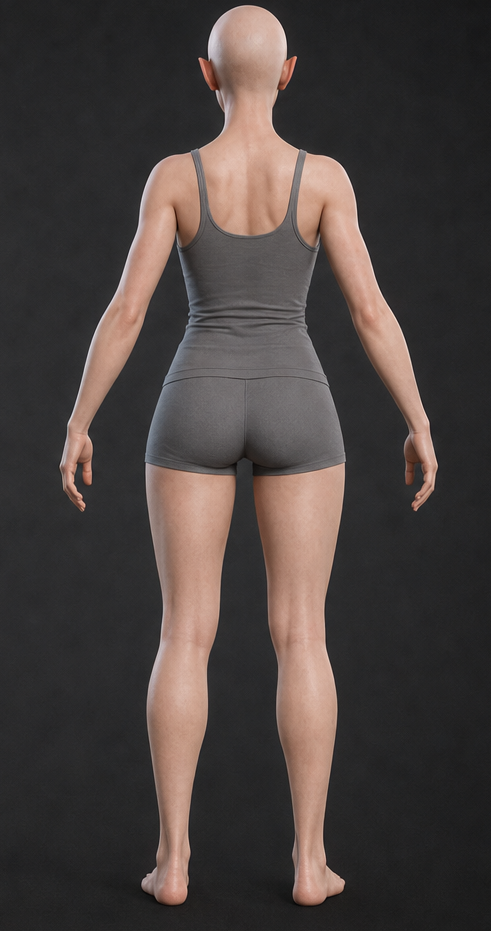
#> input picture animation_images_models/back_bald_elf.png, 491 x 931 px
$ python -i complete_cloak_walk_regions.py   (imports and definitions only)
#> lines starting #> are read from the running program, lines starting #| are printed output that depends on the picture
### tools/finish_component_regions.py
from __future__ import annotations

import argparse
from hashlib import sha256
from io import BytesIO
from pathlib import Path

from PIL import Image


PROJECT_ROOT = Path(__file__).resolve().parents[1]
RGBA = tuple[int, int, int, int]
RGB = tuple[int, int, int]

MARKERS: dict[RGBA, str] = {
    (255, 64, 64, 255): "main",
    (64, 255, 128, 255): "lining",
    (255, 216, 64, 255): "trim",
    (122, 64, 168, 255): "hardware",
    (8, 62, 255, 255): "hood",
}

FOREST_WOOL_PALETTES: dict[str, tuple[RGB, ...]] = {
    "main": (
        (14, 30, 20),
        (22, 45, 27),
        (33, 63, 35),
        (48, 82, 45),
        (70, 105, 62),
    ),
    "lining": (
        (12, 28, 30),
        (18, 43, 44),
        (27, 59, 58),
        (42, 78, 73),
        (62, 99, 91),
    ),
    "trim": (
        (54, 36, 12),
        (88, 59, 19),
        (126, 87, 29),
        (165, 121, 43),
        (207, 165, 71),
    ),
    "hardware": (
        (45, 25, 14),
        (75, 42, 22),
        (111, 65, 31),
        (150, 96, 48),
        (192, 137, 75),
    ),
}

BURGUNDY_VELVET_PALETTES: dict[str, tuple[RGB, ...]] = {
    "main": (
        (43, 14, 25),
        (66, 20, 35),
        (91, 29, 48),
        (121, 42, 63),
        (154, 61, 82),
    ),
    "lining": (
        (25, 20, 30),
        (39, 29, 45),
        (55, 41, 62),
        (76, 57, 82),
        (101, 78, 106),
    ),
    "trim": (
        (59, 39, 13),
        (94, 64, 21),
        (133, 94, 32),
        (174, 132, 49),
        (218, 177, 79),
    ),
    "hardware": (
        (48, 28, 15),
        (78, 46, 24),
        (113, 71, 35),
        (151, 103, 53),
        (194, 146, 82),
    ),
}

STORM_BLUE_SILVER_PALETTES: dict[str, tuple[RGB, ...]] = {
    "main": (
        (14, 24, 38),
        (21, 36, 55),
        (31, 51, 75),
        (45, 70, 99),
        (65, 94, 127),
    ),
    "lining": (
        (19, 25, 31),
        (30, 39, 47),
        (43, 54, 64),
        (60, 73, 84),
        (82, 96, 107),
    ),
    "trim": (
        (48, 55, 61),
        (72, 82, 90),
        (101, 113, 122),
        (136, 149, 157),
        (177, 189, 195),
    ),
    "hardware": (
        (36, 42, 47),
        (57, 66, 72),
        (83, 94, 101),
        (115, 127, 134),
        (154, 165, 171),
    ),
}

AUTUMN_RUSSET_PALETTES: dict[str, tuple[RGB, ...]] = {
    "main": (
        (48, 24, 13),
        (73, 35, 17),
        (101, 49, 22),
        (134, 68, 31),
        (171, 94, 46),
    ),
    "lining": (
        (26, 31, 18),
        (41, 47, 25),
        (59, 65, 34),
        (80, 86, 46),
        (105, 111, 62),
    ),
    "trim": (
        (64, 47, 24),
        (98, 74, 39),
        (135, 105, 58),
        (174, 142, 83),
        (216, 187, 119),
    ),
    "hardware": (
        (48, 27, 14),
        (79, 45, 22),
        (115, 70, 35),
        (154, 103, 55),
        (198, 147, 87),
    ),
}

POINTED_HOOD_GREEN_PALETTES: dict[str, tuple[RGB, ...]] = {
    "main": (
        (15, 31, 17),
        (23, 47, 22),
        (34, 65, 29),
        (50, 85, 39),
        (73, 108, 56),
    ),
    "lining": (
        (12, 28, 30),
        (18, 43, 44),
        (27, 59, 58),
        (42, 78, 73),
        (62, 99, 91),
    ),
    "trim": (
        (25, 34, 13),
        (39, 53, 18),
        (57, 72, 26),
        (78, 94, 39),
        (105, 122, 59),
    ),
    "hardware": (
        (45, 25, 14),
        (75, 42, 22),
        (111, 65, 31),
        (150, 96, 48),
        (192, 137, 75),
    ),
}

WINTER_GRAY_PALETTES: dict[str, tuple[RGB, ...]] = {
    "main": (
        (25, 34, 38),
        (38, 49, 54),
        (53, 65, 71),
        (72, 85, 91),
        (96, 111, 117),
    ),
    "lining": (
        (17, 27, 31),
        (26, 40, 45),
        (38, 55, 60),
        (53, 72, 78),
        (71, 92, 98),
    ),
    "trim": (
        (34, 40, 43),
        (51, 59, 63),
        (72, 81, 85),
        (96, 107, 111),
        (125, 137, 141),
    ),
    "hardware": (
        (36, 42, 47),
        (57, 66, 72),
        (83, 94, 101),
        (115, 127, 134),
        (154, 165, 171),
    ),
}

ROYAL_AMETHYST_PALETTES: dict[str, tuple[RGB, ...]] = {
    "main": ((29, 16, 45), (47, 25, 70), (69, 38, 98), (96, 55, 130), (132, 79, 166)),
    "lining": ((22, 18, 35), (35, 29, 52), (50, 42, 72), (70, 59, 96), (94, 81, 124)),
    "trim": ((61, 40, 12), (98, 66, 20), (140, 98, 31), (184, 137, 49), (230, 184, 82)),
    "hardware": ((47, 34, 15), (77, 57, 25), (111, 86, 40), (151, 124, 64), (197, 169, 99)),
}

MIDNIGHT_RAVEN_PALETTES: dict[str, tuple[RGB, ...]] = {
    "main": ((9, 11, 17), (16, 20, 29), (25, 31, 43), (37, 45, 59), (54, 64, 80)),
    "lining": ((35, 8, 18), (58, 13, 28), (84, 21, 39), (115, 32, 53), (151, 49, 70)),
    "trim": ((29, 34, 39), (47, 54, 61), (70, 79, 87), (99, 109, 118), (134, 145, 153)),
    "hardware": ((45, 29, 12), (75, 50, 20), (108, 76, 32), (148, 109, 51), (193, 153, 82)),
}

DESERT_SAND_TEAL_PALETTES: dict[str, tuple[RGB, ...]] = {
    "main": ((52, 38, 22), (80, 59, 33), (111, 84, 48), (146, 115, 69), (185, 153, 96)),
    "lining": ((8, 37, 38), (13, 58, 58), (21, 82, 79), (33, 109, 102), (51, 140, 127)),
    "trim": ((63, 41, 17), (98, 66, 27), (136, 96, 42), (177, 134, 65), (219, 178, 101)),
    "hardware": ((42, 30, 17), (69, 49, 27), (101, 75, 42), (139, 109, 66), (183, 152, 101)),
}

IVORY_CRIMSON_PALETTES: dict[str, tuple[RGB, ...]] = {
    "main": ((66, 61, 50), (98, 91, 75), (132, 123, 103), (169, 160, 137), (211, 203, 179)),
    "lining": ((45, 10, 20), (71, 16, 30), (100, 24, 42), (133, 36, 56), (171, 54, 75)),
    "trim": ((54, 18, 24), (87, 27, 37), (122, 40, 52), (161, 59, 70), (204, 87, 98)),
    "hardware": ((48, 42, 32), (76, 68, 53), (108, 99, 79), (146, 137, 113), (190, 181, 154)),
}

WARLOCK_VOID_AMETHYST_PALETTES: dict[str, tuple[RGB, ...]] = {
    "main": ((18, 8, 31), (31, 13, 51), (48, 21, 75), (70, 33, 103), (99, 51, 137)),
    "lining": ((12, 10, 20), (21, 17, 32), (33, 26, 47), (48, 39, 64), (67, 56, 84)),
    "trim": ((65, 42, 10), (103, 69, 17), (145, 101, 27), (190, 144, 45), (235, 193, 79)),
    "hardware": ((48, 31, 13), (77, 51, 21), (111, 78, 33), (150, 112, 53), (194, 157, 84)),
}

WARLOCK_BLOOD_RITUAL_PALETTES: dict[str, tuple[RGB, ...]] = {
    "main": ((35, 5, 10), (58, 8, 15), (85, 13, 22), (117, 22, 31), (154, 36, 44)),
    "lining": ((18, 10, 12), (29, 17, 19), (43, 26, 28), (60, 38, 39), (81, 53, 53)),
    "trim": ((67, 20, 5), (107, 35, 8), (151, 55, 13), (199, 82, 23), (242, 121, 43)),
    "hardware": ((45, 27, 11), (73, 45, 18), (106, 69, 29), (145, 101, 47), (190, 142, 76)),
}

WARLOCK_NECROTIC_JADE_PALETTES: dict[str, tuple[RGB, ...]] = {
    "main": ((7, 22, 18), (11, 36, 29), (17, 53, 42), (26, 73, 56), (39, 97, 73)),
    "lining": ((14, 18, 13), (23, 29, 21), (35, 43, 31), (50, 59, 43), (69, 79, 58)),
    "trim": ((51, 58, 25), (79, 88, 39), (111, 121, 57), (147, 157, 81), (187, 196, 113)),
    "hardware": ((39, 43, 25), (63, 68, 40), (91, 97, 60), (125, 131, 87), (165, 170, 122)),
}

WARLOCK_ASTRAL_MIDNIGHT_PALETTES: dict[str, tuple[RGB, ...]] = {
    "main": ((6, 14, 32), (10, 25, 52), (16, 38, 76), (24, 55, 104), (36, 77, 136)),
    "lining": ((10, 20, 28), (17, 33, 43), (26, 48, 60), (38, 66, 80), (54, 88, 103)),
    "trim": ((35, 64, 73), (53, 96, 106), (76, 132, 140), (104, 171, 177), (142, 212, 215)),
    "hardware": ((31, 40, 48), (50, 62, 72), (74, 89, 101), (104, 121, 133), (140, 159, 170)),
}


def _add_hood_shadow(palettes: dict[str, tuple[RGB, ...]]) -> None:
    """Give the authored hood panel a stable, same-hue shadow of the main fabric."""
    palettes["hood"] = tuple(
        tuple(max(0, round(channel * 0.78)) for channel in color)
        for color in palettes["main"]
    )


for _palettes in (
    FOREST_WOOL_PALETTES,
    BURGUNDY_VELVET_PALETTES,
    STORM_BLUE_SILVER_PALETTES,
    AUTUMN_RUSSET_PALETTES,
    POINTED_HOOD_GREEN_PALETTES,
    WINTER_GRAY_PALETTES,
    ROYAL_AMETHYST_PALETTES,
    MIDNIGHT_RAVEN_PALETTES,
    DESERT_SAND_TEAL_PALETTES,
    IVORY_CRIMSON_PALETTES,
    WARLOCK_VOID_AMETHYST_PALETTES,
    WARLOCK_BLOOD_RITUAL_PALETTES,
    WARLOCK_NECROTIC_JADE_PALETTES,
    WARLOCK_ASTRAL_MIDNIGHT_PALETTES,
):
    _add_hood_shadow(_palettes)

PALETTE_PRESETS: dict[str, dict[str, tuple[RGB, ...]]] = {
    "forest-wool": FOREST_WOOL_PALETTES,
    "burgundy-velvet": BURGUNDY_VELVET_PALETTES,
    "storm-blue-silver": STORM_BLUE_SILVER_PALETTES,
    "autumn-russet": AUTUMN_RUSSET_PALETTES,
    "pointed-hood-green": POINTED_HOOD_GREEN_PALETTES,
    "winter-gray": WINTER_GRAY_PALETTES,
    "royal-amethyst": ROYAL_AMETHYST_PALETTES,
    "midnight-raven": MIDNIGHT_RAVEN_PALETTES,
    "desert-sand-teal": DESERT_SAND_TEAL_PALETTES,
    "ivory-crimson": IVORY_CRIMSON_PALETTES,
    "warlock-void-amethyst": WARLOCK_VOID_AMETHYST_PALETTES,
    "warlock-blood-ritual": WARLOCK_BLOOD_RITUAL_PALETTES,
    "warlock-necrotic-jade": WARLOCK_NECROTIC_JADE_PALETTES,
    "warlock-astral-midnight": WARLOCK_ASTRAL_MIDNIGHT_PALETTES,
}


# [225 lines left out: functions _png_bytes, extract_semantic_regions, _frame_anchor, _region_at, _shade_index, finish_semantic_regions and 3 more, not called in this run]


# [2 lines that do not run on import are left out]

### tools/complete_cloak_walk_regions.py
from __future__ import annotations

import argparse
from hashlib import sha256
from io import BytesIO
from pathlib import Path

from PIL import Image

try:
    from tools.finish_component_regions import MARKERS
except ModuleNotFoundError:  # Direct `python tools/...py` execution.
    from finish_component_regions import MARKERS


SHEET_WIDTH = 384
SOURCE_HEIGHT = 256
RUNTIME_HEIGHT = 259
FRAME_SIZE = 64
FRAMES_PER_DIRECTION = 6
DIRECTION_ROWS = {"front": 0, "back": 1, "right": 2, "left": 3}
SIDE_FRAME_ORDER = (0, 1, 2, 3, 4, 5)
LEFT_ALIGNMENT_OFFSET = (-1, -1)


# [17 lines left out: functions _png_bytes, _pixels, _frame, not called in this run]


def complete_cloak_walk_regions(source: Image.Image) -> Image.Image:
    """Preserve authored rows and mirror Right per frame into blank Left."""
    rgba = source.convert("RGBA")
    if rgba.size not in {(SHEET_WIDTH, SOURCE_HEIGHT), (SHEET_WIDTH, RUNTIME_HEIGHT)}:
        raise ValueError(
            "Authored cloak Walk regions must be 384x256 or 384x259, "
            f"got {rgba.size}"
        )

    unknown = {
        pixel for pixel in _pixels(rgba) if pixel[3] and pixel not in MARKERS
    }
    if unknown:
        formatted = ", ".join(
            f"#{red:02X}{green:02X}{blue:02X}/{alpha}"
            for red, green, blue, alpha in sorted(unknown)
        )
        raise ValueError(f"Authored sheet contains unknown opaque colors: {formatted}")

    completed = Image.new("RGBA", (SHEET_WIDTH, RUNTIME_HEIGHT), (0, 0, 0, 0))
    completed.paste(rgba.crop((0, 0, SHEET_WIDTH, SOURCE_HEIGHT)), (0, 0))

    if completed.crop((0, 3 * FRAME_SIZE, SHEET_WIDTH, 4 * FRAME_SIZE)).getbbox():
        raise ValueError("Left row must be blank before deterministic completion")

    for direction in ("front", "back", "right"):
        for frame_index in range(FRAMES_PER_DIRECTION):
            if _frame(completed, direction, frame_index).getbbox() is None:
                raise ValueError(
                    f"Authored {direction} frame {frame_index + 1} is empty"
                )

    authored_right = [
        _frame(completed, "right", frame_index)
        for frame_index in range(FRAMES_PER_DIRECTION)
    ]
    completed.paste(
        Image.new("RGBA", (SHEET_WIDTH, FRAME_SIZE), (0, 0, 0, 0)),
        (0, DIRECTION_ROWS["right"] * FRAME_SIZE),
    )
    for output_index, source_index in enumerate(SIDE_FRAME_ORDER):
        right = authored_right[source_index]
        completed.paste(
            right,
            (output_index * FRAME_SIZE, DIRECTION_ROWS["right"] * FRAME_SIZE),
        )
        mirrored = right.transpose(Image.Transpose.FLIP_LEFT_RIGHT)
        left_aligned = Image.new("RGBA", (FRAME_SIZE, FRAME_SIZE), (0, 0, 0, 0))
        left_aligned.paste(mirrored, LEFT_ALIGNMENT_OFFSET)
        completed.paste(
            left_aligned,
            (output_index * FRAME_SIZE, DIRECTION_ROWS["left"] * FRAME_SIZE),
        )

    for frame_index in range(FRAMES_PER_DIRECTION):
        expected = Image.new("RGBA", (FRAME_SIZE, FRAME_SIZE), (0, 0, 0, 0))
        expected.paste(
            _frame(completed, "right", frame_index).transpose(
                Image.Transpose.FLIP_LEFT_RIGHT
            ),
            LEFT_ALIGNMENT_OFFSET,
        )
        if _frame(completed, "left", frame_index).tobytes() != expected.tobytes():
            raise RuntimeError(f"Left frame {frame_index + 1} is not an exact mirror")
    return completed


# [47 lines left out: functions _write_or_check, generate_completed_walk_source, main, not called in this run]


# [2 lines not run here, left out]

>>> import cv2
>>> picture = cv2.imread('../animation_images_models/back_bald_elf.png', cv2.IMREAD_GRAYSCALE)
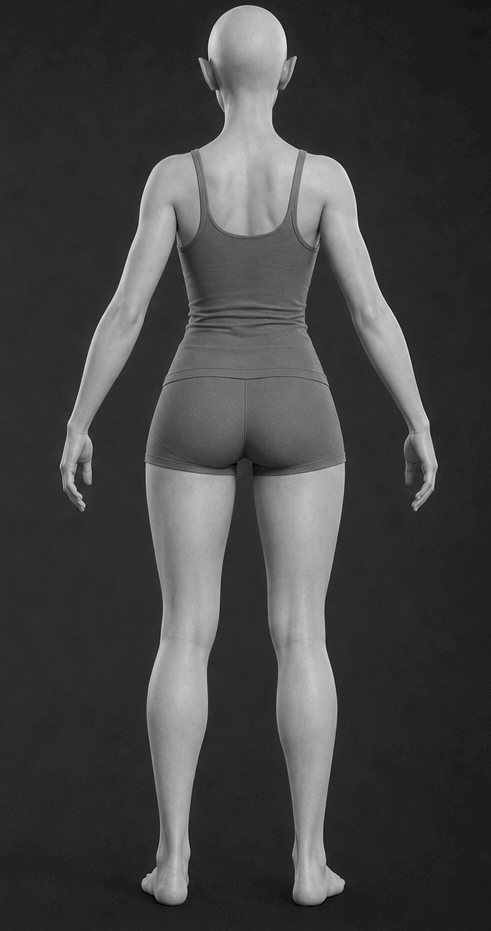
#> picture: shape (931, 491); min 0, max 233, mean 67.2
#> (the run stopped early here; a loop or call above may not have finished)

$ run again, on animation_images_models/dwarf_front.png
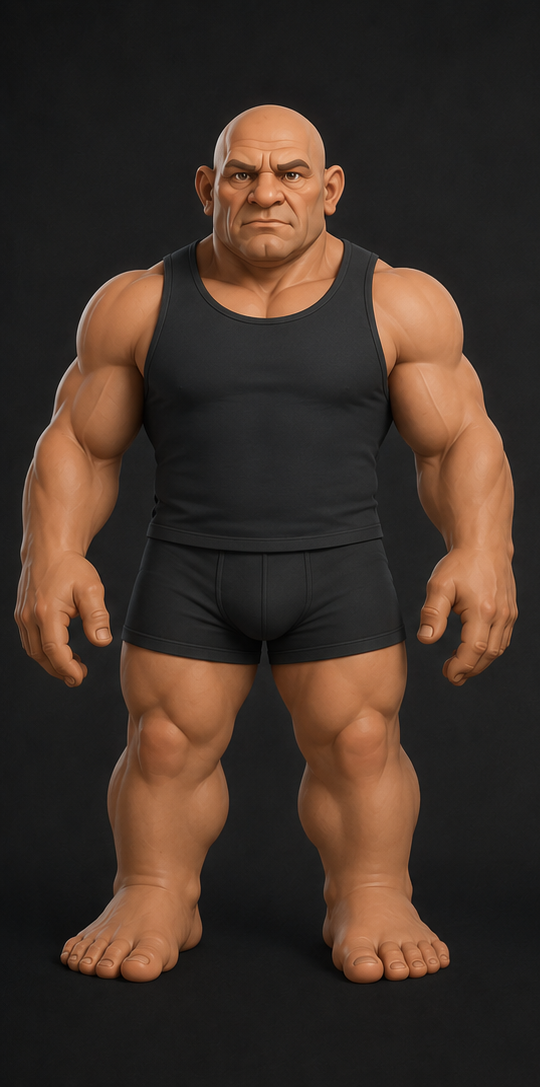
#> input picture animation_images_models/dwarf_front.png, 540 x 1087 px
#> `picture = cv2.imread('../animation_images_models/back_bald_elf.png', c..`:
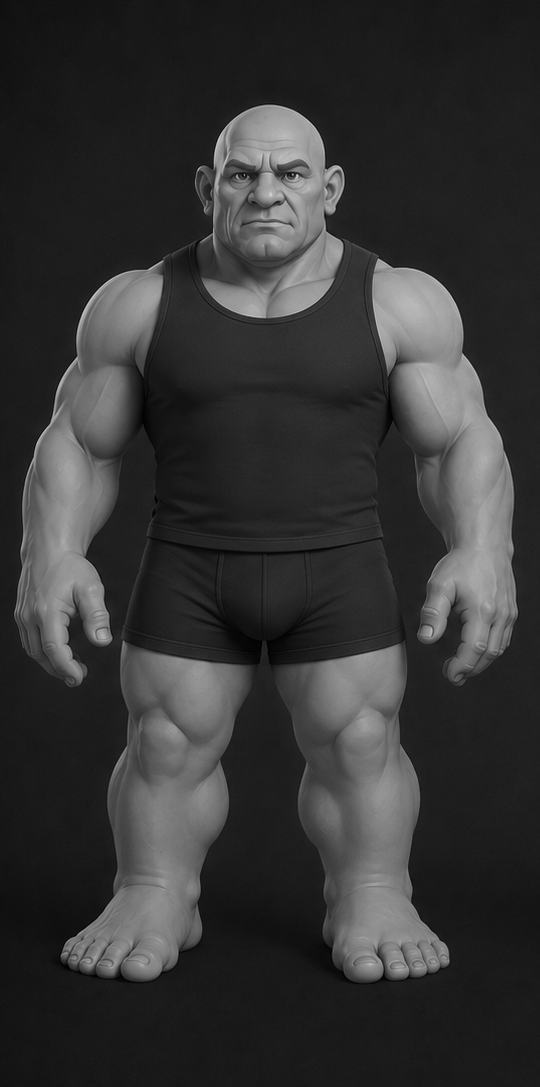
#> picture: shape (1087, 540); min 0, max 213, mean 52.7

$ run again, on animation_images_models/dwarf_side.png
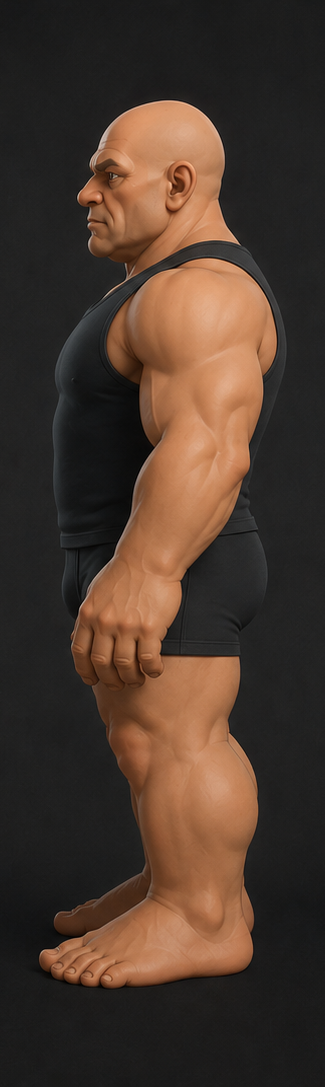
#> input picture animation_images_models/dwarf_side.png, 325 x 1087 px
#> `picture = cv2.imread('../animation_images_models/back_bald_elf.png', c..`:
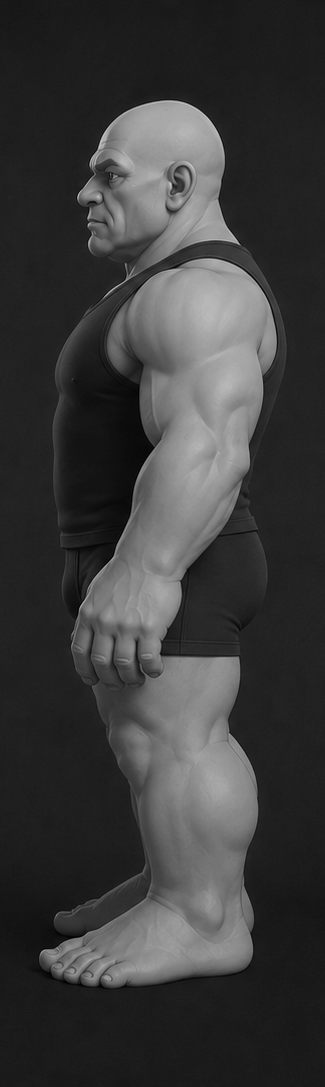
#> picture: shape (1087, 325); min 0, max 202, mean 59.9

$ run again, on animation_images_models/dwarf_three_view.png
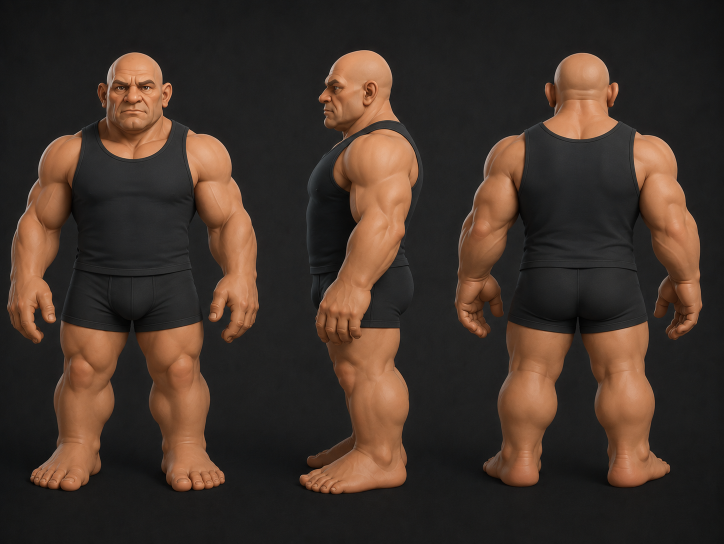
#> input picture animation_images_models/dwarf_three_view.png, 1447 x 1087 px (shown at 1/2 size)
#> `picture = cv2.imread('../animation_images_models/back_bald_elf.png', c..`:
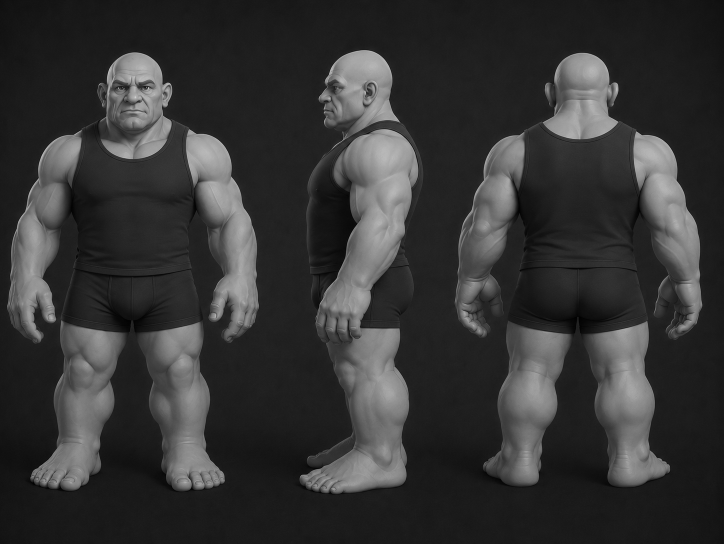
#> picture: shape (1087, 1447) (shown at 1/2 size); min 0, max 213, mean 53
